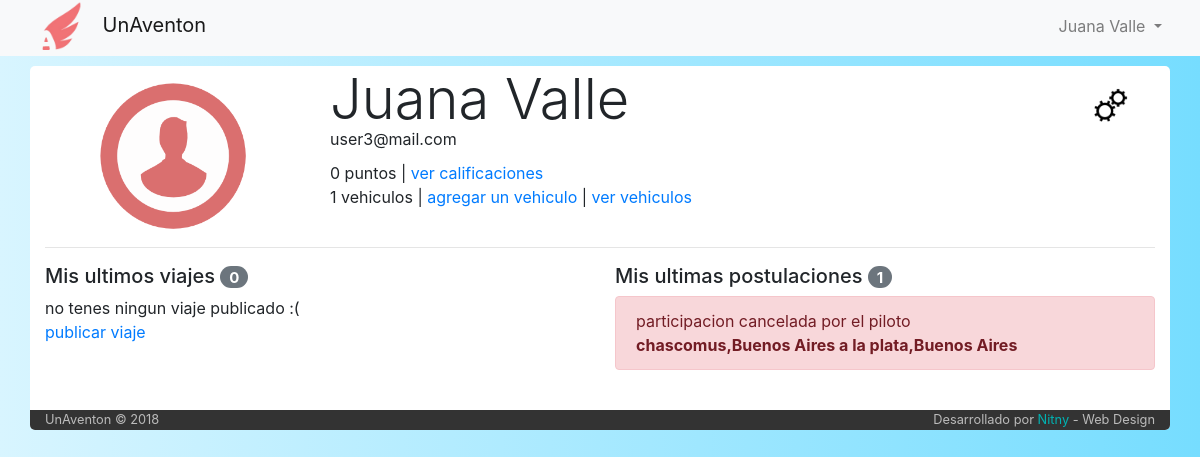
The app's page /perfil (signed in), older data.
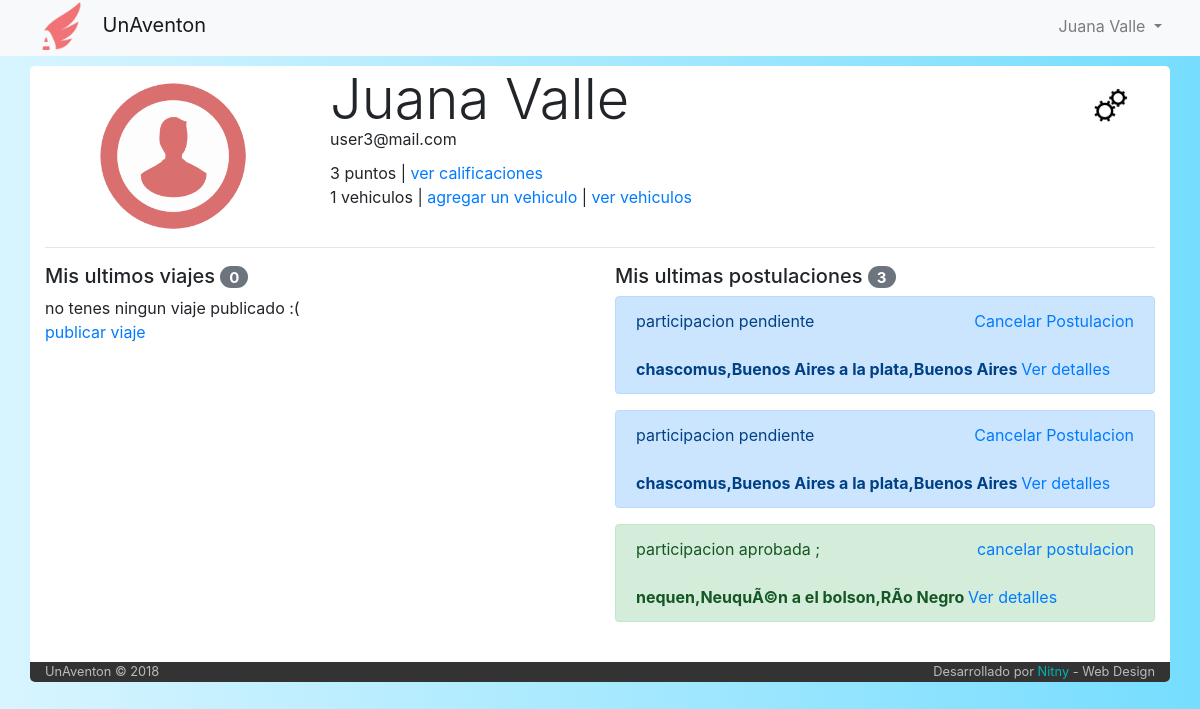
The same page, newer data.
### tables this page shows
CREATE TABLE IF NOT EXISTS `usuario` (
  `idUser` int(6) NOT NULL AUTO_INCREMENT,
  `email` varchar(50) NOT NULL,
  `clave` varchar(50) NOT NULL,
  `nombre` varchar(50) NOT NULL,
  `apellido` varchar(50) NOT NULL,
  `admin` int(1) NOT NULL DEFAULT '0',
  PRIMARY KEY (`idUser`)
);

CREATE TABLE IF NOT EXISTS `participacion` (
  `idParticipacion` int(6) NOT NULL AUTO_INCREMENT,
  `idUsuario` int(6) NOT NULL,
  `idViaje` int(6) NOT NULL,
  `fecha_solicitud` datetime NOT NULL,
  `estado` int(1) NOT NULL DEFAULT '1',
  PRIMARY KEY (`idParticipacion`)
);

CREATE TABLE IF NOT EXISTS `estado_participacion` (
  `idEstado` int(1) NOT NULL AUTO_INCREMENT,
  `color` varchar(14) NOT NULL,
  `estado` varchar(40) NOT NULL,
  PRIMARY KEY (`idEstado`)
);

CREATE TABLE IF NOT EXISTS `viaje` (
  `idViaje` int(6) NOT NULL AUTO_INCREMENT,
  `idPiloto` int(6) NOT NULL,
  `idVehiculo` int(6) NOT NULL,
  `fecha_publicacion` datetime NOT NULL,
  `fecha_partida` datetime NOT NULL,
  `tiempo_estimado` int(11) NOT NULL DEFAULT '30',
  `origen` varchar(60) NOT NULL,
  `destino` varchar(60) NOT NULL,
  `asientos_disponibles` int(2) NOT NULL,
  `costo` int(7) NOT NULL,
  `estado` int(1) NOT NULL DEFAULT '1',
  `tipo` varchar(50) NOT NULL DEFAULT 'unico',
  PRIMARY KEY (`idViaje`)
);

### index.php (called while the page is built, shortened)
<?php
	include ('core/helpers.php');
	include ('php/inicio_body.php');
	$router = new Router;
	$vars = $router->get_variables();
	render($vars);
	include ('php/cierre_body.php');

### core/helpers.php (called while the page is built, shortened)
<?php
function calificacion($idUser){
  include('php/conexion.php');
  $calificaciones=mysqli_query($conexion,"SELECT SUM(calificacion) as calificacion_final
                                          from calificacion
                                          where idCalificado='$idUser'")
                                          or die ("error calculo calificacion");
  return(mysqli_fetch_array($calificaciones)['calificacion_final']+0);
}

### controller/perfil.php (the view, shortened to what this page needs)
<?php
function render($vars = [])
{
  include('php/conexion.php');
  $usuario=mysqli_query($conexion,"SELECT *
                                   FROM Usuario
                                   WHERE email='$_SESSION[mail]' limit 1")
                                   or
                                   die("Problemas en la base de datos:".mysqli_error($conexion));
  $user = mysqli_fetch_array($usuario);
  $contador_vehiculos=mysqli_query($conexion,"SELECT count(*) as cont
                                    FROM vehiculo
                                    where idPropietario='$user[idUser]'
                                    and eliminado = 0")
                                    or
                                    die ("problemas con el contador");
  $contador_vehiculos=mysqli_fetch_array($contador_vehiculos);
  ?>
  <div class="row">
    <div class="col-md-3" style="text-align: center">
      <img src="img/user.png" alt="imagen de usuario" style="width: 150px; margin-top: 15px">
    </div>
    <div class="col-md-8">
      <h1 class="display-4" style="margin-bottom: -6px"><?php echo $user['nombre']." ".$user['apellido']; ?></h1>
      <span style="margin-bottom: 10px; display: block"><?php echo $user['email']; ?></span>
      <span><?php echo calificacion($user['idUser']) ?> puntos</span> | <a href="#">ver calificaciones</a> <br>
      <span><?php echo $contador_vehiculos['cont']; ?> vehiculos</span> | <a href="#" data-toggle="modal" data-target="#CargarAuto">agregar un vehiculo</a> | <a href="/listado-vehiculos">ver vehiculos</a> <br>
    </div>
    <div class="col-md-1">
      <img src="img/cambio.png" class="boton_cambios" alt="boton cambios" title="Cambiar datos personales" data-toggle="modal" data-target="#modalCambioDatos">
    </div>
  </div>
  <hr>
  <div class="row">
    <div class="col-md-6">
      <?php
        $viajes=mysqli_query($conexion,"SELECT *, viaje.estado as 'estadodelviaje'
                                       FROM viaje
                                       INNER JOIN estado_viaje on viaje.estado=estado_viaje.idEstado
                                       WHERE idPiloto='$user[idUser]'
                                       order by fecha_publicacion DESC, fecha_partida ASC")
                                       or
                                       die("Problemas en la base de datos:".mysqli_error($conexion));
      ?>
      <h5>Mis ultimos viajes <span class="badge badge-pill badge-secondary"><?php echo mysqli_num_rows($viajes);?></span></h5>
        <div class="mCustomScrollbar" data-mcs-theme="dark-3" style="max-height: 400px; overflow: auto;">
      <?php
        if (mysqli_num_rows($viajes) == 0){
             echo "no tenes ningun viaje publicado :( <br>";
             echo "<a href='/altaviaje'>publicar viaje</a>";
        }
          ?>
      </div>
    </div>
    <div class="col-md-6">
      <?php
      $postulaciones=mysqli_query($conexion,"SELECT *, participacion.estado as estado_participacion, viaje.estado as estado_viaje
                                     FROM participacion
                                     inner join viaje on participacion.idViaje=viaje.idViaje
                                     inner join estado_participacion on participacion.estado=estado_participacion.idEstado
                                     WHERE idUsuario='$user[idUser]'
                                     order by fecha_publicacion and idParticipacion")
                                     or
                                     die("Problemas en la base de datos:".mysqli_error($conexion));?>
      <h5>Mis ultimas postulaciones <span class="badge badge-pill badge-secondary"><?php echo mysqli_num_rows($postulaciones);?></span></h5>
      <div class="mCustomScrollbar" data-mcs-theme="dark-3" style="max-height: 400px; overflow: auto;">
      <?php
        while ($postulacion = mysqli_fetch_array($postulaciones)) {
          echo "<div class='alert alert-".$postulacion['color']."' role='alert'>
                  participacion ".$postulacion['estado'];
          if ($postulacion['estado_participacion'] < 3){
													if ($postulacion['estado_participacion'] == 2){
                          ?>
                            <span class="float-right"><a href="#" data-toggle="modal" data-target="#modalAlertRechazarPostulacion<?php echo $postulacion['idParticipacion']?>">cancelar postulacion </a> </span>;
                          <?php
													}
													else{
                            ?>
                            <span class="float-right"><a href="#" data-toggle="modal" data-target="#modalAlertRechazarPostulacion<?php echo $postulacion['idParticipacion']?>">Cancelar Postulacion </a> </span>
                          <?php
													}
                echo "<br><b> ".$postulacion['origen']." a ".$postulacion['destino']." </b> <a href='/viaje/".$postulacion['idViaje']."' class='float'> Ver detalles </a>
                </div>";
          }
          else{
                     echo "<br><b> ".$postulacion['origen']." a ".$postulacion['destino']." </b>
                     </div>";
          }
        }
      ?>
      </div>
    </div>
  </div>
  <br>
  <?php
}

### php/inicio_body.php (shortened to what this page needs)
<!DOCTYPE html>
<html>
  <head>
    <link rel="stylesheet" href="https://maxcdn.bootstrapcdn.com/bootstrap/4.0.0/css/bootstrap.min.css">
    <link rel="stylesheet" href="/js/Malihu/jquery.mCustomScrollbar.css" />
    <link rel="stylesheet" type="text/css" href="/css/estilo-listado-vehiculos.css">
    <link rel="stylesheet" href="/css/stylo.css">
  </head>
  <body>
    <?php
      include('php/navbar.php');
    ?>
    <div class="container" id="container" style="border-radius: 5px; box-shadow: 0 0 0 #fff; margin-top: 10px;">

### php/navbar.php (shortened to what this page needs)
<nav class="navbar navbar-expand-lg navbar-light bg-light">
  <div class="container" style="background-color:rgba(0, 0, 0, 0.0); margin-top: -3px; padding: 0 0; box-shadow: 0 0 0 #fff">
  <ul class="nav navbar-nav navbar-logo mx-auto">
      <li class="nav-item">
        <img src="/img/logo.png" alt="logo" style="width: 60px; margin-right: 8px; margin-top: -10px; margin-bottom: -10px">
        <a class="navbar-brand" href="/" style="margin-top: 0px; margin-bottom: -40px;">UnAventon</a>
      </li>
    </ul>
  <div class="collapse navbar-collapse" id="navbarSupportedContent">
      <?php
      if(isset($_SESSION['nombre'])){
        ?>
        <ul class='navbar-nav float-right'>
            <li class="nav-item dropdown">
                <a class="nav-link dropdown-toggle" href="#" id="navbarDropdown" role="button" data-toggle="dropdown" aria-haspopup="true" aria-expanded="false">
                  <?php echo $_SESSION['nombre']." ".$_SESSION['apellido']; ?>
                </a>
            </li>
        </ul>
        <?php
      }
      ?>
  </div>
</div>
</nav>

### php/cierre_body.php (shortened to what this page needs)
<div class="row" style="background-color: #333; color: #bbb; border-bottom-left-radius: 5px; border-bottom-right-radius: 5px; ">
  <div class="col-md-12">
    <small class="float-left">UnAventon © 2018</small>
    <small class="float-right">Desarrollado por <span style="color:#00b3b3">Nitny</span> - Web Design</small>
  </div>
</div>
</div>
<br>
</body>
</html>

### css/stylo.css (style rules this page uses)
body { background-color: grey; }

### php/inicio_body.php (style rules this page uses)
body { background-color: #fff; background: linear-gradient(-90deg, #76ddff, #d8f5ff); }
.boton_cambios { width: 40px; margin-top: 20px; transition: 1s; }

Row changes from the older to the newer data that the page shows:
added participacion: estado_participacion.estado "pendiente", idViaje.origen "chascomus,Buenos Aires", idViaje.destino "la plata,Buenos Aires"
changed participacion (number 2 of 3 on the later page): estado_participacion.estado "cancelada por el piloto" → "pendiente"; estado 4 → 1 (drawn)
added participacion: estado_participacion.estado "aprobada", idViaje.origen "nequen,NeuquÃ©n", idViaje.destino "el bolson,RÃ­o Negro"
Text that changed along with them:
calificacion($user['idUser']): "0" → "3"
mysqli_num_rows($postulaciones): "1" → "3"
